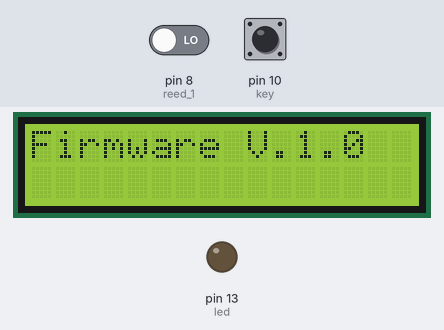
Recording of a sketch running on a simulated Arduino Uno, built with avr-gcc and run on an emulated ATmega328P. On the bench: 16×2 character LCD, output pins drawn as LEDs (lit = HIGH). The inputs (shaded band) are chosen by the test bench; at power-on: pin 10 (key) LOW, pin 8 (reed_1) LOW.

Above: at 2.2 s.
At 9.3 s:
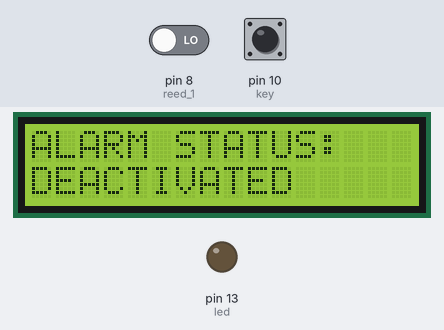
9.4 s: pin 10 (key) pulled HIGH for 0.15 s
At 10.6 s:
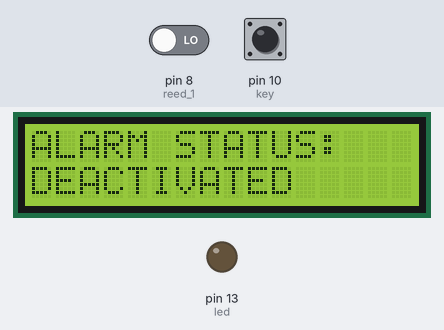
11.1 s: pin 10 (key) pulled HIGH for 3.2 s
At 11.4 s:
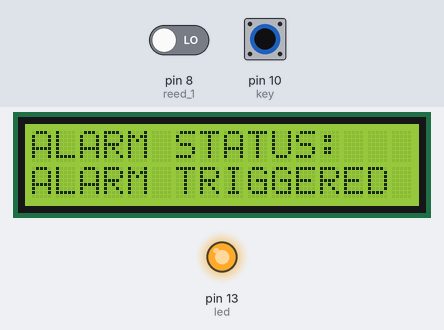
Timing chart, 0 to 15.8 s (numbered marks = the images above; inputs shaded):
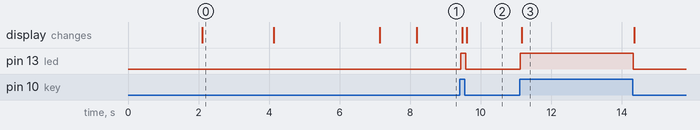

Measured:
- after the input at 9.4 s, pin 13 (led): LOW → HIGH at once, → LOW 0.15 s later; the display: first changes after 0.07 s (image 2 shows a later state)
- after the input at 11.1 s, pin 13 (led): LOW → HIGH at once, → LOW 3.2 s later; the display: changes after 0.06 s (image 3)
- what the display in image 0 shows lasts 2.0 s, from 2.1 s to 4.1 s

The sketch:

ALARM_REED.ino
```cpp
//////////////////////////////////////
//                                  //
//    ALARM FIRMWARE                //
//    WRITTEN BY: CONNOR EDWARDS    //
//    DATE: 3/9/15                  //
//                                  //
//////////////////////////////////////

// Including the libraies for LCD
#include <Wire.h>
#include <LiquidCrystal_I2C.h>

// Initialising the I2C for LCD
LiquidCrystal_I2C lcd_dis(0x27, 16, 2);

// Setting pins for reed switches and LED's
int led = 13;
int reed_1= 8;
int reed_2 = 9;
int key = 10;

// Status indicators for reed switches and LED's
int reed_1_stat;
int reed_2_stat;
int key_stat;

// Booleans for the alarm status and door open status
boolean alarm_stat;
boolean door_open;

void setup() {

  lcd_dis.init();

  pinMode(led, OUTPUT);
  pinMode(key, INPUT);
  pinMode(reed_1, INPUT);
  pinMode(reed_2, INPUT);

  alarm_stat = false;
  door_open = false;

  lcd_dis.backlight();

  welcome_message();
  init_check();

}

void loop() {

  // Listening for key turn
  if (digitalRead(key) == HIGH) {

    if (alarm_stat != true) {
      alarm_stat = true;
      activate();
    }

  } else if (digitalRead(key) == LOW) {

    if (alarm_stat != false) {
      alarm_stat = false;
      deactivate();
    }

  }

}

// Activates the alarm
void activate() {

  update_disp(1);

  while (alarm_stat) {

    if ((digitalRead(reed_1) && digitalRead(reed_2)) == LOW) {

      digitalWrite(led, HIGH);

      lcd_dis.println("                ");
      lcd_dis.setCursor(0, 1);
      lcd_dis.print("ALARM TRIGGERED");

      if (digitalRead(key) == LOW) {
        alarm_stat = false;
        deactivate();
        break;
      }

    } else if (digitalRead(key) == LOW) {
      alarm_stat = false;
      deactivate();
      break;
    }

  }

  return;

}

void deactivate() {

  digitalWrite(led, LOW);
  update_disp(0);

  return;

}

// Function for welcoming the User
void welcome_message() {

  lcd_dis.setCursor(2, 0);
  lcd_dis.print("ALARM SYSTEM");
  lcd_dis.setCursor(0, 1);
  lcd_dis.print("Booting...");
  lcd_dis.setCursor(0, 0);
  delay(2000);
  lcd_dis.clear();
  lcd_dis.print("Firmware V.1.0");
  lcd_dis.setCursor(0, 0);
  delay(2000);
  lcd_dis.clear();
  lcd_dis.print("Written By:");
  lcd_dis.setCursor(0, 1);
  lcd_dis.print("Connor Edwards");
  lcd_dis.setCursor(0, 0);
  delay(3000);
  lcd_dis.clear();
  lcd_dis.print("Ready!");
  lcd_dis.setCursor(0, 0);
  delay(1000);
  lcd_dis.clear();

  lcd_dis.print("ALARM STATUS: ");
  lcd_dis.setCursor(0, 1);

  return;

}

void update_disp(int sel) {

  if (sel == 1) {

    lcd_dis.setCursor(0, 1);
    lcd_dis.println("                ");
    lcd_dis.setCursor(0, 1);
    lcd_dis.print("ACTIVE");

  } else {

    lcd_dis.setCursor(0, 1);
    lcd_dis.println("                ");
    lcd_dis.setCursor(0, 1);
    lcd_dis.print("DEACTIVATED");

  }

  return;

}

void init_check() {
 if (digitalRead(key) == HIGH) {
   activate();
 } else {
   deactivate();
 }
}
```
